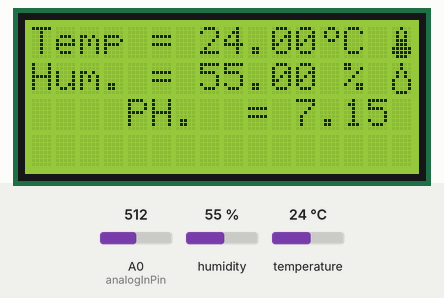
Recording of a sketch running on a simulated Arduino Uno, built with avr-gcc and run on an emulated ATmega328P. Shown: 16×4 character LCD. The inputs (shaded band) are chosen by the test bench; at power-on: humidity 55 %, A0 (analogInPin) = 512, temperature 24 °C. What the sketch prints to the serial monitor is not drawn.

Above: at 2.0 s.
2.1 s: humidity set to 22 %
At 4.5 s:
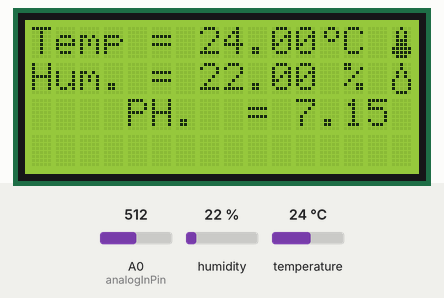
5.4 s: A0 (analogInPin) set to 716
At 9.1 s:
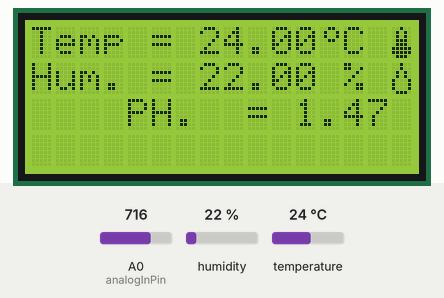
10.2 s: temperature set to 12 °C
At 14.6 s:
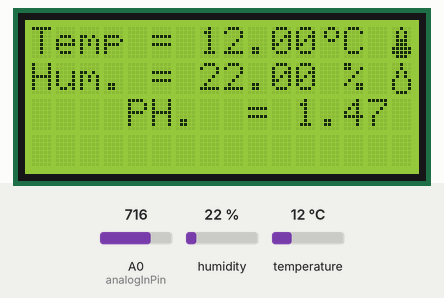
15.0 s: A0 (analogInPin) set to 900
At 19.5 s:
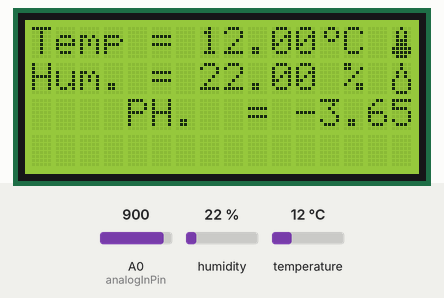
19.8 s: humidity set to 40 %
At 24.1 s:
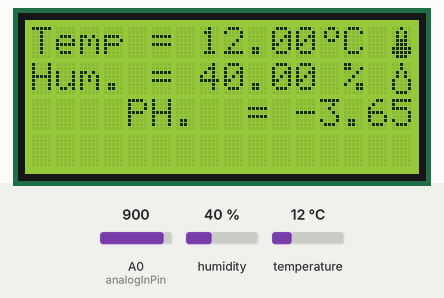
24.7 s: A0 (analogInPin) set to 1023
At 28.8 s:
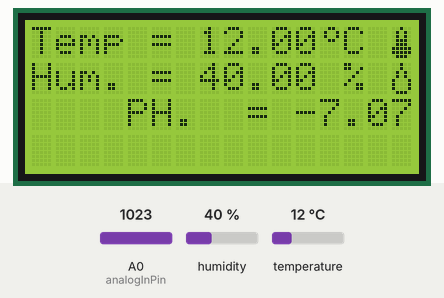
Timing chart, 0 to 30.3 s (numbered marks = the images above; inputs shaded):
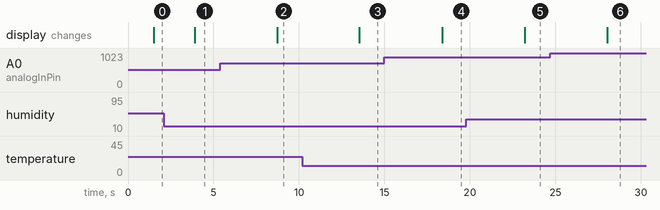

The sketch:

08_PH_Meter_LCD.ino
```cpp
#include <Arduino.h>
#include <Wire.h>
#include "Adafruit_SHT31.h"
#include <LCD_I2C.h>
#include <SimpleKalmanFilter.h>

bool enableHeater = false;
uint8_t loopCnt = 0;

Adafruit_SHT31 sht31 = Adafruit_SHT31();
LCD_I2C lcd(0x27 , 16, 4); // Default address of most PCF8574 modules, change according

// PH
float calibration = 21.40; //change this value to calibrate
const int analogInPin = A0;
int sensorValue = 0;
unsigned long int avgValue;
float b;
int buf[10],temp;


SimpleKalmanFilter simpleKalmanFilter(2, 2, 0.3);

uint8_t degree[8] =
{
    0b00110,
    0b01001,
    0b01001,
    0b00110,
    0b00000,
    0b00000,
    0b00000,
    0b00000,
};


byte termometru[8] = //icon for termometer
{
    B00100,
    B01010,
    B01010,
    B01110,
    B01110,
    B11111,
    B11111,
    B01110
};

byte picatura[8] = //icon for water droplet
{
    B00100,
    B00100,
    B01010,
    B01010,
    B10001,
    B10001,
    B10001,
    B01110,
};


float phRead(){
  for(int i=0;i<10;i++)
   {
   buf[i]=analogRead(analogInPin);
   delay(30);
   }
   for(int i=0;i<9;i++)
   {
   for(int j=i+1;j<10;j++)
   {
   if(buf[i]>buf[j])
   {
   temp=buf[i];
   buf[i]=buf[j];
   buf[j]=temp;
   }
   }
   }
   avgValue=0;
   for(int i=2;i<8;i++)
   avgValue+=buf[i];
   float pHVol=(float)avgValue*5.0/1024/6;
   //Serial.print("Volt = ");
   //Serial.println(pHVol);

   float phValue = -5.70 * pHVol + calibration;
   float estimated_ph = simpleKalmanFilter.updateEstimate(phValue);
   //Serial.print("sensor = ");
   //Serial.println(phValue);
   Serial.print(estimated_ph); Serial.print("\t");
   Serial.print(phValue); Serial.println("\t");
   //Serial.print("\r\n");
   delay(20);
   return phValue;
}

void setup() {

  Serial.begin(9600);
  Serial.println("SHT31 test1");
  while (!Serial)
    delay(10);     // will pause Zero, Leonardo, etc until serial console opens

  lcd.begin();
  lcd.backlight();


  Serial.println("SHT31 test2");
  if (! sht31.begin(0x44)) {   // Set to 0x45 for alternate i2c addr
    Serial.println("Couldn't find SHT31");
    while (1) delay(1);
  }

    lcd.createChar(0, degree);
    lcd.createChar(1, termometru); // termometer
    lcd.createChar(2, picatura);
}


void loop() {
  float t = sht31.readTemperature();
  float h = sht31.readHumidity();

  if (! isnan(t)) {  // check if 'is not a number'
    Serial.print("Temp *C = "); Serial.print(t); Serial.print("\t\t");
  } else {
    Serial.println("Failed to read temperature");
  }

  if (! isnan(h)) {  // check if 'is not a number'
    Serial.print("Hum. % = "); Serial.println(h);
  } else {
    Serial.println("Failed to read humidity");
  }

  // PH
  float phValueRead = phRead();

  delay(1000);
    lcd.setCursor(0, 0);
    lcd.print("Temp =");
    lcd.setCursor(7, 0);
    lcd.print(t);
    lcd.setCursor(12, 0);
    lcd.write(0);
    lcd.setCursor(13, 0);
    lcd.print("C");
    lcd.setCursor(15, 0);
    lcd.write(1);
    lcd.setCursor(0, 1);
    lcd.print("Hum. =");
    lcd.setCursor(7, 1);
    lcd.print(h);
    lcd.setCursor(12, 1);
    lcd.print(" %");
    lcd.setCursor(15, 1);
    lcd.write(2);

    // PH Display
    lcd.setCursor(0, 2);
    lcd.print("PH.  =");
    lcd.setCursor(7, 2);
    lcd.print(phValueRead);
    lcd.setCursor(12, 2);
    lcd.print(" pH");

    delay(1000);
//    lcd.backlight();
//    lcd.clear();
}
```

Measured:
- after the input at 2.1 s, the display: changes after 1.8 s (image 1)
- after the input at 5.4 s, the display: changes after 3.3 s (image 2)
- after the input at 10.2 s, the display: changes after 3.3 s (image 3)
- after the input at 15.0 s, the display: changes after 3.4 s (image 4)
- after the input at 19.8 s, the display: changes after 3.4 s (image 5)
- after the input at 24.7 s, the display: changes after 3.3 s (image 6)
